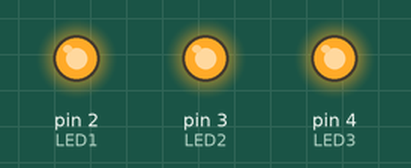
This sketch was run on a simulated Arduino Uno, built with avr-gcc and run on an emulated ATmega328P. Parts: output pins drawn as LEDs (lit = HIGH).

Above: at 0.5 s.
At 3.5 s:
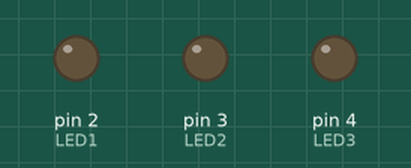
Timing chart, 0 to 4.6 s (numbered marks = the images above):
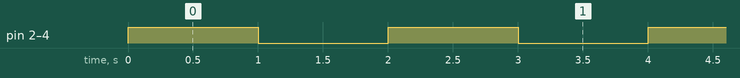

Measured:
- by itself, pin 2 (LED1), pin 3 (LED2), pin 4 (LED3): alternates HIGH for 1.0 s and LOW for 1.0 s

The sketch:

02_Multiple_LED_Blink.ino
```cpp
/*
   This program is to blink more than 2 LED's connected to Arduino/Node MCU

    Connect LED1 to D2 of Arduino/Node MCU
    Connect LED2 to D3 of Arduino/Node MCU
    Connect LED3 to D4 of Arduino/Node MCU


    Upload the following code and see the output

*/

#define LED1 2     // Change to D2 for Node MCU
#define LED2 3     // Change to D3 for Node MCU
#define LED3 4     // Change to D4 for Node MCU

void setup()
{
  pinMode(LED1, OUTPUT);
  pinMode(LED2, OUTPUT);
  pinMode(LED3, OUTPUT);
}

void loop()
{
  digitalWrite(LED1, HIGH);
  digitalWrite(LED2, HIGH);
  digitalWrite(LED3, HIGH);
  delay(1000);

  digitalWrite(LED1, LOW);
  digitalWrite(LED2, LOW);
  digitalWrite(LED3, LOW);
  delay(1000);
}
```
